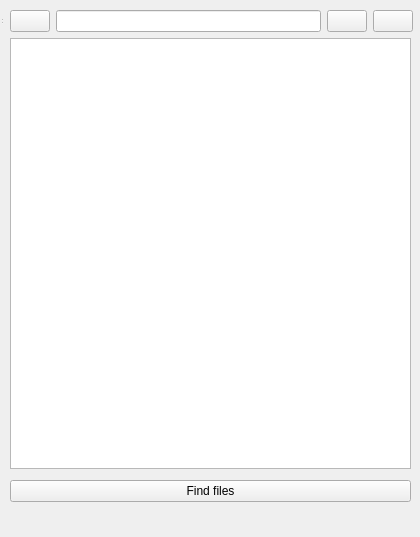
<?xml version="1.0" encoding="UTF-8"?>
<ui version="4.0">
 <class>MainWidget</class>
 <widget class="QWidget" name="MainWidget">
  <property name="geometry">
   <rect>
    <x>0</x>
    <y>0</y>
    <width>420</width>
    <height>537</height>
   </rect>
  </property>
  <property name="windowTitle">
   <string>MainWindow</string>
  </property>
  <property name="windowIcon">
   <iconset resource="resource.qrc">
    <normaloff>:/img/pngegg_128.png</normaloff>:/img/pngegg_128.png</iconset>
  </property>
  <widget class="QWidget" name="centralwidget" native="true">
   <property name="geometry">
    <rect>
     <x>0</x>
     <y>0</y>
     <width>421</width>
     <height>481</height>
    </rect>
   </property>
   <widget class="QWidget" name="">
    <property name="geometry">
     <rect>
      <x>10</x>
      <y>10</y>
      <width>403</width>
      <height>461</height>
     </rect>
    </property>
    <layout class="QVBoxLayout" name="verticalLayout">
     <item>
      <layout class="QHBoxLayout" name="horizontalLayout">
       <item>
        <widget class="QPushButton" name="btnLevelUp">
         <property name="text">
          <string/>
         </property>
         <property name="icon">
          <iconset resource="resource.qrc">
           <normaloff>:/img/folderup.png</normaloff>:/img/folderup.png</iconset>
         </property>
        </widget>
       </item>
       <item>
        <widget class="QLineEdit" name="lineEdit"/>
       </item>
       <item>
        <widget class="QPushButton" name="btnListView">
         <property name="text">
          <string/>
         </property>
         <property name="icon">
          <iconset resource="resource.qrc">
           <normaloff>:/img/list.png</normaloff>:/img/list.png</iconset>
         </property>
        </widget>
       </item>
       <item>
        <widget class="QPushButton" name="btnIconsView">
         <property name="text">
          <string/>
         </property>
         <property name="icon">
          <iconset resource="resource.qrc">
           <normaloff>:/img/iconlist.png</normaloff>:/img/iconlist.png</iconset>
         </property>
        </widget>
       </item>
      </layout>
     </item>
     <item>
      <widget class="QListView" name="listView">
       <property name="sizePolicy">
        <sizepolicy hsizetype="Maximum" vsizetype="Maximum">
         <horstretch>0</horstretch>
         <verstretch>0</verstretch>
        </sizepolicy>
       </property>
       <property name="minimumSize">
        <size>
         <width>401</width>
         <height>431</height>
        </size>
       </property>
       <property name="uniformItemSizes">
        <bool>false</bool>
       </property>
      </widget>
     </item>
    </layout>
   </widget>
  </widget>
  <widget class="QStatusBar" name="statusbar">
   <property name="geometry">
    <rect>
     <x>0</x>
     <y>0</y>
     <width>3</width>
     <height>25</height>
    </rect>
   </property>
  </widget>
  <widget class="QPushButton" name="btnFindFiles">
   <property name="geometry">
    <rect>
     <x>10</x>
     <y>480</y>
     <width>401</width>
     <height>22</height>
    </rect>
   </property>
   <property name="text">
    <string>Find files</string>
   </property>
  </widget>
 </widget>
 <resources>
  <include location="resource.qrc"/>
 </resources>
 <connections/>
</ui>
